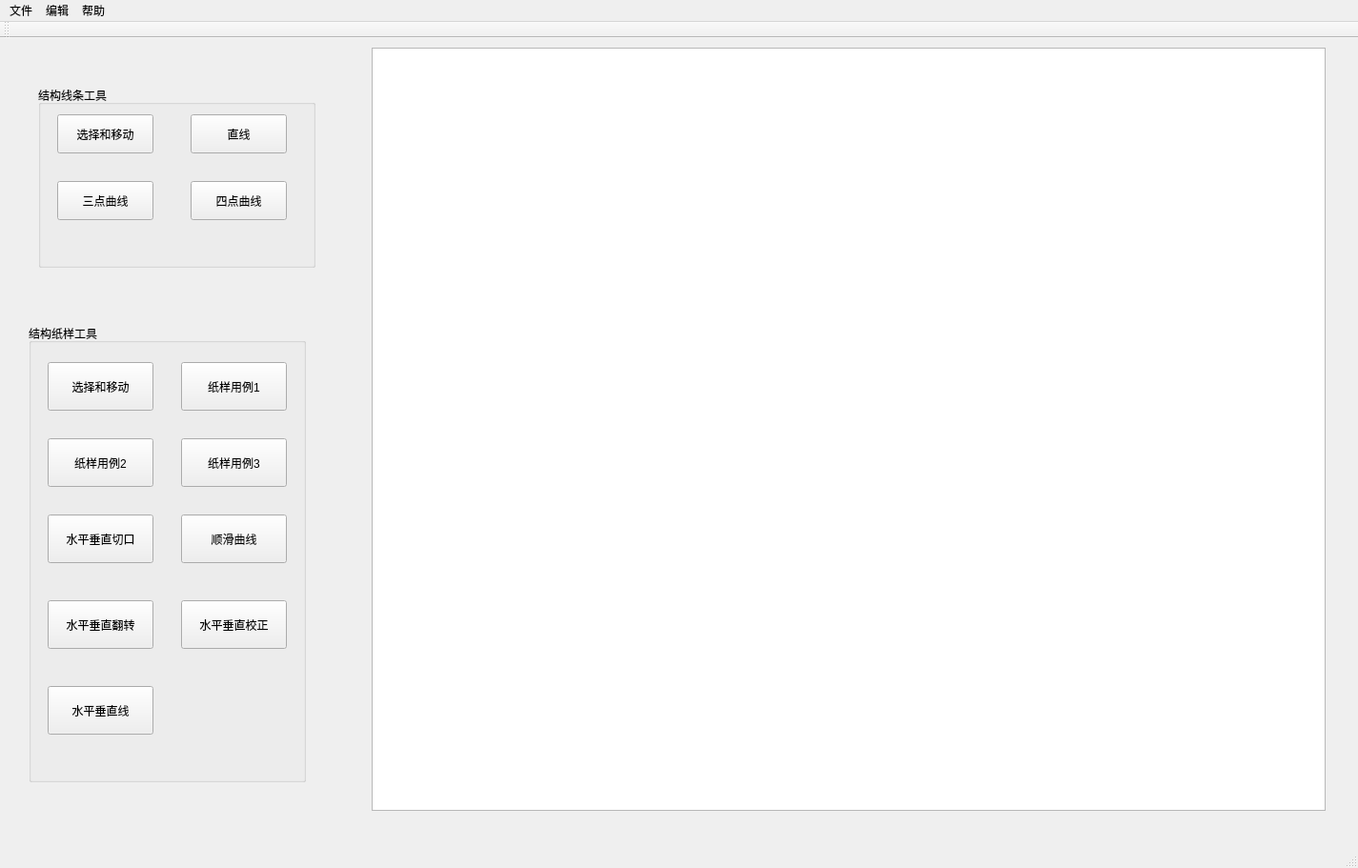
<?xml version="1.0" encoding="UTF-8"?>
<ui version="4.0">
 <class>QtWidgetsApplication1Class</class>
 <widget class="QMainWindow" name="QtWidgetsApplication1Class">
  <property name="geometry">
   <rect>
    <x>0</x>
    <y>0</y>
    <width>1425</width>
    <height>911</height>
   </rect>
  </property>
  <property name="windowTitle">
   <string>QtWidgetsApplication1</string>
  </property>
  <widget class="QWidget" name="centralWidget">
   <widget class="QGraphicsView" name="graphicsView">
    <property name="geometry">
     <rect>
      <x>390</x>
      <y>10</y>
      <width>1001</width>
      <height>801</height>
     </rect>
    </property>
    <property name="mouseTracking">
     <bool>true</bool>
    </property>
   </widget>
   <widget class="QGroupBox" name="groupBox">
    <property name="geometry">
     <rect>
      <x>40</x>
      <y>50</y>
      <width>291</width>
      <height>191</height>
     </rect>
    </property>
    <property name="title">
     <string>结构线条工具</string>
    </property>
    <widget class="QPushButton" name="pushButton">
     <property name="geometry">
      <rect>
       <x>160</x>
       <y>30</y>
       <width>101</width>
       <height>41</height>
      </rect>
     </property>
     <property name="text">
      <string>直线</string>
     </property>
    </widget>
    <widget class="QToolButton" name="toolButton_2">
     <property name="geometry">
      <rect>
       <x>20</x>
       <y>30</y>
       <width>101</width>
       <height>41</height>
      </rect>
     </property>
     <property name="text">
      <string>选择和移动</string>
     </property>
    </widget>
    <widget class="QToolButton" name="toolButton_3">
     <property name="geometry">
      <rect>
       <x>20</x>
       <y>100</y>
       <width>101</width>
       <height>41</height>
      </rect>
     </property>
     <property name="text">
      <string>三点曲线</string>
     </property>
    </widget>
    <widget class="QToolButton" name="toolButton_4">
     <property name="geometry">
      <rect>
       <x>160</x>
       <y>100</y>
       <width>101</width>
       <height>41</height>
      </rect>
     </property>
     <property name="text">
      <string>四点曲线</string>
     </property>
    </widget>
   </widget>
   <widget class="QGroupBox" name="groupBox_2">
    <property name="geometry">
     <rect>
      <x>30</x>
      <y>300</y>
      <width>291</width>
      <height>481</height>
     </rect>
    </property>
    <property name="title">
     <string>结构纸样工具</string>
    </property>
    <widget class="QToolButton" name="toolButton_5">
     <property name="geometry">
      <rect>
       <x>20</x>
       <y>380</y>
       <width>111</width>
       <height>51</height>
      </rect>
     </property>
     <property name="text">
      <string>水平垂直线</string>
     </property>
    </widget>
    <widget class="QToolButton" name="toolButton_8">
     <property name="geometry">
      <rect>
       <x>160</x>
       <y>40</y>
       <width>111</width>
       <height>51</height>
      </rect>
     </property>
     <property name="text">
      <string>纸样用例1</string>
     </property>
    </widget>
    <widget class="QToolButton" name="toolButton_10">
     <property name="geometry">
      <rect>
       <x>160</x>
       <y>200</y>
       <width>111</width>
       <height>51</height>
      </rect>
     </property>
     <property name="text">
      <string>顺滑曲线</string>
     </property>
    </widget>
    <widget class="QToolButton" name="toolButton_6">
     <property name="geometry">
      <rect>
       <x>20</x>
       <y>200</y>
       <width>111</width>
       <height>51</height>
      </rect>
     </property>
     <property name="text">
      <string>水平垂直切口</string>
     </property>
    </widget>
    <widget class="QToolButton" name="toolButton_7">
     <property name="geometry">
      <rect>
       <x>20</x>
       <y>290</y>
       <width>111</width>
       <height>51</height>
      </rect>
     </property>
     <property name="text">
      <string>水平垂直翻转</string>
     </property>
    </widget>
    <widget class="QToolButton" name="toolButton_9">
     <property name="geometry">
      <rect>
       <x>160</x>
       <y>290</y>
       <width>111</width>
       <height>51</height>
      </rect>
     </property>
     <property name="text">
      <string>水平垂直校正</string>
     </property>
    </widget>
    <widget class="QPushButton" name="pushButton_4">
     <property name="geometry">
      <rect>
       <x>20</x>
       <y>120</y>
       <width>111</width>
       <height>51</height>
      </rect>
     </property>
     <property name="text">
      <string>纸样用例2</string>
     </property>
    </widget>
    <widget class="QPushButton" name="pushButton_5">
     <property name="geometry">
      <rect>
       <x>160</x>
       <y>120</y>
       <width>111</width>
       <height>51</height>
      </rect>
     </property>
     <property name="text">
      <string>纸样用例3</string>
     </property>
    </widget>
    <widget class="QPushButton" name="pushButton_2">
     <property name="geometry">
      <rect>
       <x>20</x>
       <y>40</y>
       <width>111</width>
       <height>51</height>
      </rect>
     </property>
     <property name="text">
      <string>选择和移动</string>
     </property>
    </widget>
   </widget>
  </widget>
  <widget class="QMenuBar" name="menuBar">
   <property name="geometry">
    <rect>
     <x>0</x>
     <y>0</y>
     <width>1425</width>
     <height>23</height>
    </rect>
   </property>
   <widget class="QMenu" name="menu">
    <property name="title">
     <string>文件</string>
    </property>
    <addaction name="actionopen"/>
    <addaction name="actionOpen_File_O"/>
    <addaction name="actionQuit_Q"/>
    <addaction name="actionQuit_Q_2"/>
   </widget>
   <widget class="QMenu" name="menu_2">
    <property name="title">
     <string>编辑</string>
    </property>
    <addaction name="actionUndo_Ctrl_Z"/>
   </widget>
   <widget class="QMenu" name="menu_3">
    <property name="title">
     <string>帮助</string>
    </property>
    <addaction name="actionHelp_Manual_Ctrl_H"/>
   </widget>
   <addaction name="menu"/>
   <addaction name="menu_2"/>
   <addaction name="menu_3"/>
  </widget>
  <widget class="QToolBar" name="mainToolBar">
   <attribute name="toolBarArea">
    <enum>TopToolBarArea</enum>
   </attribute>
   <attribute name="toolBarBreak">
    <bool>false</bool>
   </attribute>
  </widget>
  <widget class="QStatusBar" name="statusBar">
   <property name="mouseTracking">
    <bool>false</bool>
   </property>
  </widget>
  <action name="actionopen">
   <property name="text">
    <string>New File  (Ctrl+N)</string>
   </property>
  </action>
  <action name="actionOpen_File_O">
   <property name="text">
    <string>Open File (Ctrl+O)</string>
   </property>
  </action>
  <action name="actionQuit_Q">
   <property name="text">
    <string>Save (Ctrl+S)</string>
   </property>
  </action>
  <action name="actionQuit_Q_2">
   <property name="text">
    <string>Quit (Ctrl+Q)</string>
   </property>
  </action>
  <action name="actionUndo_Ctrl_Z">
   <property name="text">
    <string>delete (Del)</string>
   </property>
  </action>
  <action name="actionHelp_Manual_Ctrl_H">
   <property name="text">
    <string>Help Manual (Ctrl+H)</string>
   </property>
  </action>
 </widget>
 <layoutdefault spacing="6" margin="11"/>
 <resources>
  <include location="QtWidgetsApplication1.qrc"/>
 </resources>
 <connections/>
</ui>
